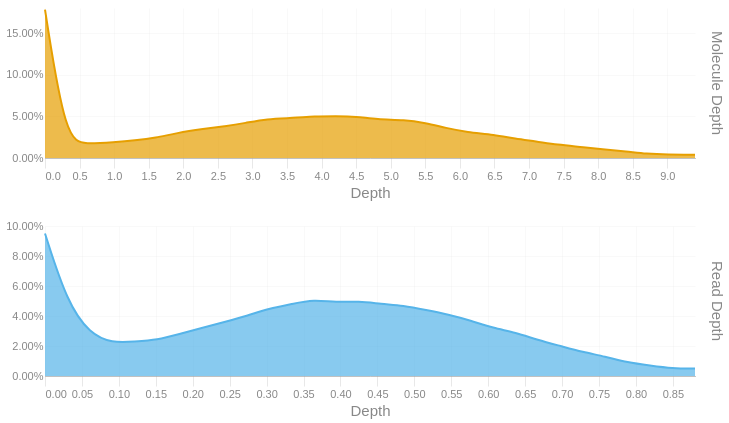

Notebook source saved alongside this figure:
### Code cell
readdep = depth_hist(tb['Read Depth'], q99, 3)
readdep = readdep.with_columns(pl.lit('Read Depth').alias('Metric'))
if not SKIPLR:
    moldep = depth_hist(tb['Molecule Depth'], mol_q99, 1)
    moldep = moldep.with_columns(pl.lit('Molecule Depth').alias('Metric'))
    _hist = pl.concat([readdep, moldep])
    _hist = _hist.filter(pl.col('Proportion') != 0)
    with SafeRender(_hist):
        (
            alt.Chart(_hist)        
            .mark_area(interpolate = "basis")
            .encode(
                x=alt.X('Bin:Q').scale(domainMin=0).axis(alt.Axis(title='Depth')),
                y = alt.Y('Proportion:Q', title = None).axis(format = '.2%'),
                color = alt.Color('Metric:N').legend(None),
                row = alt.Row("Metric:N").header(title = None, labelOrient = 'right'),
                tooltip = [
                    alt.Tooltip("Metric:N", title = "Metric"),
                    alt.Tooltip('Interval:N', title = "Depth Interval"),
                    alt.Tooltip('Proportion:Q', title = "% Alignments").format('.2%')
                ]
            )
            .resolve_scale(x='independent', y='independent')
            .properties(
                height = 150, width = 650,
                usermeta={'embedOptions': {'downloadFileName': f'{samplename}.depth.hist'}}
            )
        ).display()
else:
    readdep = readdep.filter(pl.col('Proportion') != 0)
    with SafeRender(readdep):
        (
            alt.Chart(readdep)        
            .mark_area(interpolate = "basis")
            .encode(
                x=alt.X('Bin:Q').scale(domainMin=0).axis(alt.Axis(title='Depth')),
                y = alt.Y('Proportion:Q', title = None).axis(format = '.2%'),
                tooltip = [
                    alt.Tooltip('Interval:N', title = "Depth Interval"),
                    alt.Tooltip('Proportion:Q', title = "% Alignments").format('.2%')
                ]
            )
            .properties(
                usermeta={'embedOptions': {'downloadFileName': f'{samplename}.depth.hist'}}
            )
        ).display()

### Figure 1 — Vega-Lite specification as saved in the notebook (floating-point values rounded to 4 significant figures)
{"width": 650, "height": 150, "config": {"title": {"anchor": "start", "dy": -15, "fontSize": 18, "color": "#888888", "subtitleColor": "#888888", "subtitleFontSize": 14}, "arc": {"fill": "#0072B2"}, "axis": {"domainColor": "#888888", "domainWidth": 0.5, "gridWidth": 0.2, "grid": false, "titleFontWeight": 400, "titleFontSize": 15, "labelFontSize": 11, "labelColor": "#888888", "tickColor": "#888888", "tickWidth": 0.2, "titleColor": "#888888"}, "axisBand": {"grid": false}, "axisX": {"grid": true, "tickSize": 10, "domainCap": "round"}, "axisY": {"domain": false, "grid": true, "tickSize": 0, "domainCap": "round"}, "background": "transparent", "header": {"labelFontSize": 15, "labelColor": "#888888", "titleFontSize": 15, "titleFontWeight": 600, "titleColor": "#888888"}, "legend": {"labelFont": "sans-serif", "labelFontSize": 12, "labelColor": "#888888", "symbolSize": 100, "symbolType": "circle", "titleFontSize": 12, "titlePadding": 10, "titleColor": "#888888", "title": null}, "range": {"category": ["#E69F00", "#56B4E9", "#009E73", "#F0E442", "#0072B2", "#D55E00", "#CC79A7", "#000000"], "diverging": ["#cfe8f3", "#a2d4ec", "#73bfe2", "#46abdb", "#1696d2", "#12719e"]}, "area": {"fill": "#0072B2", "fillOpacity": 0.7, "line": true, "strokeOpacity": 0.7}, "line": {"color": "#0072B2", "stroke": "#0072B2", "strokeWidth": 2}, "trail": {"color": "#0072B2", "stroke": "#0072B2", "strokeWidth": 0, "size": 1}, "point": {"filled": true, "fillOpacity": 1.0, "size": 95}, "text": {"color": "#888888", "fontSize": 11, "align": "right", "fontWeight": 400, "size": 11}, "bar": {"fill": "#0072B2", "stroke": null}, "view": {"stroke": null, "continuousWidth": 660, "continuousHeight": 400}}, "data": {"name": "data-608bf792a7e947a933c241ab652821e7"}, "mark": {"type": "area", "interpolate": "basis"}, "encoding": {"color": {"field": "Metric", "legend": null, "type": "nominal"}, "row": {"field": "Metric", "header": {"title": null, "labelOrient": "right"}, "type": "nominal"}, "tooltip": [{"field": "Metric", "title": "Metric", "type": "nominal"}, {"field": "Interval", "title": "Depth Interval", "type": "nominal"}, {"field": "Proportion", "format": ".2%", "title": "% Alignments", "type": "quantitative"}], "x": {"axis": {"title": "Depth"}, "field": "Bin", "scale": {"domainMin": 0}, "type": "quantitative"}, "y": {"axis": {"format": ".2%"}, "field": "Proportion", "title": null, "type": "quantitative"}}, "resolve": {"scale": {"x": "independent", "y": "independent"}}, "usermeta": {"embedOptions": {"downloadFileName": "TF26LRJL0065_5B_10484332_23Y22YLT4_L7.depth.hist"}}, "$schema": "https://vega.github.io/schema/vega-lite/v6.4.1.json", "datasets": {"data-608bf792a7e947a933c241ab652821e7": [{"Bin": 0.0, "Interval": "0.0-0.03", "Proportion": 0.095, "Metric": "Read Depth"}, {"Bin": 0.03, "Interval": "0.03-0.061", "Proportion": 0.049, "Metric": "Read Depth"}, {"Bin": 0.061, "Interval": "0.061-0.091", "Proportion": 0.028, "Metric": "Read Depth"}, {"Bin": 0.091, "Interval": "0.091-0.121", "Proportion": 0.022, "Metric": "Read Depth"}, {"Bin": 0.121, "Interval": "0.121-0.152", "Proportion": 0.023, "Metric": "Read Depth"}, {"Bin": 0.152, "Interval": "0.152-0.182", "Proportion": 0.024, "Metric": "Read Depth"}, {"Bin": 0.182, "Interval": "0.182-0.212", "Proportion": 0.028, "Metric": "Read Depth"}, {"Bin": 0.212, "Interval": "0.212-0.243", "Proportion": 0.032, "Metric": "Read Depth"}, {"Bin": 0.243, "Interval": "0.243-0.273", "Proportion": 0.036, "Metric": "Read Depth"}, {"Bin": 0.273, "Interval": "0.273-0.303", "Proportion": 0.04, "Metric": "Read Depth"}, {"Bin": 0.303, "Interval": "0.303-0.334", "Proportion": 0.045, "Metric": "Read Depth"}, {"Bin": 0.334, "Interval": "0.334-0.364", "Proportion": 0.048, "Metric": "Read Depth"}, {"Bin": 0.364, "Interval": "0.364-0.394", "Proportion": 0.051, "Metric": "Read Depth"}, {"Bin": 0.394, "Interval": "0.394-0.425", "Proportion": 0.049, "Metric": "Read Depth"}, {"Bin": 0.425, "Interval": "0.425-0.455", "Proportion": 0.05, "Metric": "Read Depth"}, {"Bin": 0.455, "Interval": "0.455-0.485", "Proportion": 0.048, "Metric": "Read Depth"}, {"Bin": 0.485, "Interval": "0.485-0.516", "Proportion": 0.047, "Metric": "Read Depth"}, {"Bin": 0.516, "Interval": "0.516-0.546", "Proportion": 0.044, "Metric": "Read Depth"}, {"Bin": 0.546, "Interval": "0.546-0.576", "Proportion": 0.041, "Metric": "Read Depth"}, {"Bin": 0.576, "Interval": "0.576-0.607", "Proportion": 0.037, "Metric": "Read Depth"}, {"Bin": 0.607, "Interval": "0.607-0.637", "Proportion": 0.032, "Metric": "Read Depth"}, {"Bin": 0.637, "Interval": "0.637-0.667", "Proportion": 0.029, "Metric": "Read Depth"}, {"Bin": 0.667, "Interval": "0.667-0.698", "Proportion": 0.024, "Metric": "Read Depth"}, {"Bin": 0.698, "Interval": "0.698-0.728", "Proportion": 0.02, "Metric": "Read Depth"}, {"Bin": 0.728, "Interval": "0.728-0.758", "Proportion": 0.016, "Metric": "Read Depth"}, {"Bin": 0.758, "Interval": "0.758-0.789", "Proportion": 0.013, "Metric": "Read Depth"}, {"Bin": 0.789, "Interval": "0.789-0.819", "Proportion": 0.009, "Metric": "Read Depth"}, {"Bin": 0.819, "Interval": "0.819-0.849", "Proportion": 0.007, "Metric": "Read Depth"}, {"Bin": 0.849, "Interval": "0.849-0.88", "Proportion": 0.005, "Metric": "Read Depth"}, {"Bin": 0.88, "Interval": "0.88-0.91", "Proportion": 0.005, "Metric": "Read Depth"}, {"Bin": 0.0, "Interval": "0.0-0.3", "Proportion": 0.178, "Metric": "Molecule Depth"}, {"Bin": 0.3, "Interval": "0.3-0.6", "Proportion": 0.02, "Metric": "Molecule Depth"}, {"Bin": 0.6, "Interval": "0.6-1.0", "Proportion": 0.017, "Metric": "Molecule Depth"}, {"Bin": 1.0, "Interval": "1.0-1.3", "Proportion": 0.019, "Metric": "Molecule Depth"}, {"Bin": 1.3, "Interval": "1.3-1.6", "Proportion": 0.021, "Metric": "Molecule Depth"}, {"Bin": 1.6, "Interval": "1.6-1.9", "Proportion": 0.024, "Metric": "Molecule Depth"}, {"Bin": 1.9, "Interval": "1.9-2.3", "Proportion": 0.03, "Metric": "Molecule Depth"}, {"Bin": 2.3, "Interval": "2.3-2.6", "Proportion": 0.035, "Metric": "Molecule Depth"}, {"Bin": 2.6, "Interval": "2.6-2.9", "Proportion": 0.038, "Metric": "Molecule Depth"}, {"Bin": 2.9, "Interval": "2.9-3.2", "Proportion": 0.042, "Metric": "Molecule Depth"}, {"Bin": 3.2, "Interval": "3.2-3.6", "Proportion": 0.047, "Metric": "Molecule Depth"}, {"Bin": 3.6, "Interval": "3.6-3.9", "Proportion": 0.048, "Metric": "Molecule Depth"}, {"Bin": 3.9, "Interval": "3.9-4.2", "Proportion": 0.05, "Metric": "Molecule Depth"}, {"Bin": 4.2, "Interval": "4.2-4.5", "Proportion": 0.05, "Metric": "Molecule Depth"}, {"Bin": 4.5, "Interval": "4.5-4.8", "Proportion": 0.05, "Metric": "Molecule Depth"}, {"Bin": 4.8, "Interval": "4.8-5.2", "Proportion": 0.046, "Metric": "Molecule Depth"}, {"Bin": 5.2, "Interval": "5.2-5.5", "Proportion": 0.046, "Metric": "Molecule Depth"}, {"Bin": 5.5, "Interval": "5.5-5.8", "Proportion": 0.042, "Metric": "Molecule Depth"}, {"Bin": 5.8, "Interval": "5.8-6.1", "Proportion": 0.036, "Metric": "Molecule Depth"}, {"Bin": 6.1, "Interval": "6.1-6.5", "Proportion": 0.031, "Metric": "Molecule Depth"}, {"Bin": 6.5, "Interval": "6.5-6.8", "Proportion": 0.028, "Metric": "Molecule Depth"}, {"Bin": 6.8, "Interval": "6.8-7.1", "Proportion": 0.023, "Metric": "Molecule Depth"}, {"Bin": 7.1, "Interval": "7.1-7.4", "Proportion": 0.02, "Metric": "Molecule Depth"}, {"Bin": 7.4, "Interval": "7.4-7.8", "Proportion": 0.016, "Metric": "Molecule Depth"}, {"Bin": 7.8, "Interval": "7.8-8.1", "Proportion": 0.013, "Metric": "Molecule Depth"}, {"Bin": 8.1, "Interval": "8.1-8.4", "Proportion": 0.01, "Metric": "Molecule Depth"}, {"Bin": 8.4, "Interval": "8.4-8.7", "Proportion": 0.008, "Metric": "Molecule Depth"}, {"Bin": 8.7, "Interval": "8.7-9.0", "Proportion": 0.005, "Metric": "Molecule Depth"}, {"Bin": 9.0, "Interval": "9.0-9.4", "Proportion": 0.004, "Metric": "Molecule Depth"}, {"Bin": 9.4, "Interval": "9.4-9.69", "Proportion": 0.004, "Metric": "Molecule Depth"}]}}
